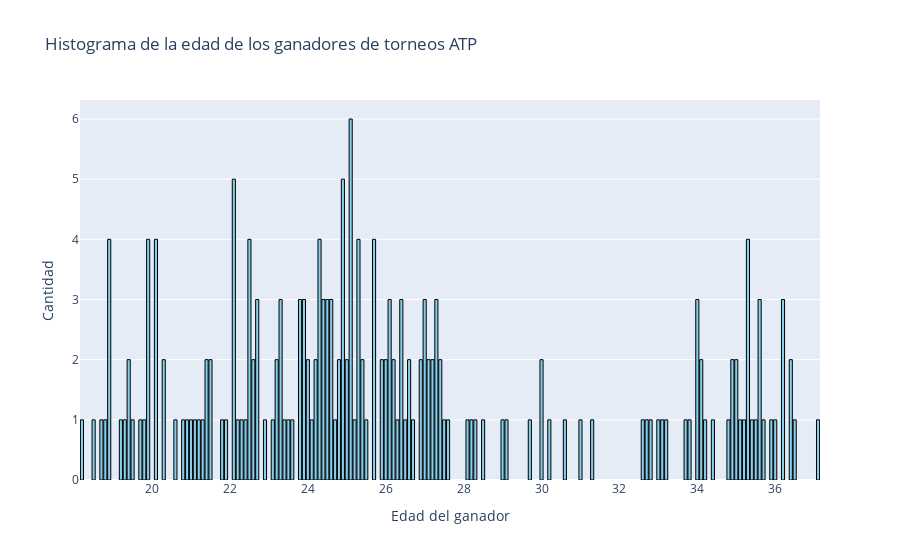

The notebook cell saved with this chart:
### Markdown cell above
### Edades de los ganadores

### Code cell
# Filtramos por edad
campeones_edad = pd.DataFrame(finales['ganador_edad'].value_counts()).reset_index()
# Usamos otro histograma
fig = go.Figure(data=[go.Bar(x=campeones_edad['ganador_edad'], 
                              y=campeones_edad['count'],
                              marker_color='skyblue', 
                              marker_line_color='black',
                              marker_line_width=1)])

fig.update_layout(title='Histograma de la edad de los ganadores de torneos ATP',
                  xaxis_title='Edad del ganador',
                  yaxis_title='Cantidad')

fig.show()

### Figure 1 — Plotly figure (JSON) as saved in the notebook; plotly's stock layout.template omitted (floating-point values rounded to 4 significant figures)
{"data": [{"marker": {"color": "skyblue", "line": {"color": "black", "width": 1}}, "type": "bar", "x": [25.1, 22.1, 24.9, 35.3, 25.3, 25.7, 18.9, 20.1, 19.9, 24.3, 22.5, 26.4, 24.4, 22.7, 34, 23.9, 23.8, 35.6, 27, 36.2, 26.1, 24.6, 23.3, 27.3, 24.5, 35, 27.1, 25.9, 23.2, 26.9, 21.5, 19.4, 21.4, 27.2, 26, 26.2, 24.8, 20.3, 26.6, 24.2, 25.4, 25, 22.6, 30, 34.9, 27.4, 36.4, 34.1, 24, 22.3, 22.2, 26.5, 35.4, 21.2, 19.5, 34.4, 20.6, 25.2, 30.2, 24.1, 33.7, 25.5, 21.1, 19.3, 36.5, 19.7, 18.5, 22.4, 32.6, 19.8, 35.1, 32.7, 27.6, 36, 28.2, 33.1, 21.9, 35.2, 37.1, 21, 26.3, 31, 20.9, 24.7, 34.2, 33, 19.2, 21.8, 30.6, 28.5, 29.7, 20.8, 22.9, 29.1, 35.5, 28.3, 27.5, 32.8, 23.1, 29, 33.8, 18.7, 35.7, 18.2, 18.8, 31.3, 23.6, 28.1, 21.3, 26.7, 35.9, 34.8, 23.5, 23.4, 33.2], "y": [6, 5, 5, 4, 4, 4, 4, 4, 4, 4, 4, 3, 3, 3, 3, 3, 3, 3, 3, 3, 3, 3, 3, 3, 3, 2, 2, 2, 2, 2, 2, 2, 2, 2, 2, 2, 2, 2, 2, 2, 2, 2, 2, 2, 2, 2, 2, 2, 2, 1, 1, 1, 1, 1, 1, 1, 1, 1, 1, 1, 1, 1, 1, 1, 1, 1, 1, 1, 1, 1, 1, 1, 1, 1, 1, 1, 1, 1, 1, 1, 1, 1, 1, 1, 1, 1, 1, 1, 1, 1, 1, 1, 1, 1, 1, 1, 1, 1, 1, 1, 1, 1, 1, 1, 1, 1, 1, 1, 1, 1, 1, 1, 1, 1, 1]}], "layout": {"title": {"text": "Histograma de la edad de los ganadores de torneos ATP"}, "xaxis": {"title": {"text": "Edad del ganador"}}, "yaxis": {"title": {"text": "Cantidad"}}}}
